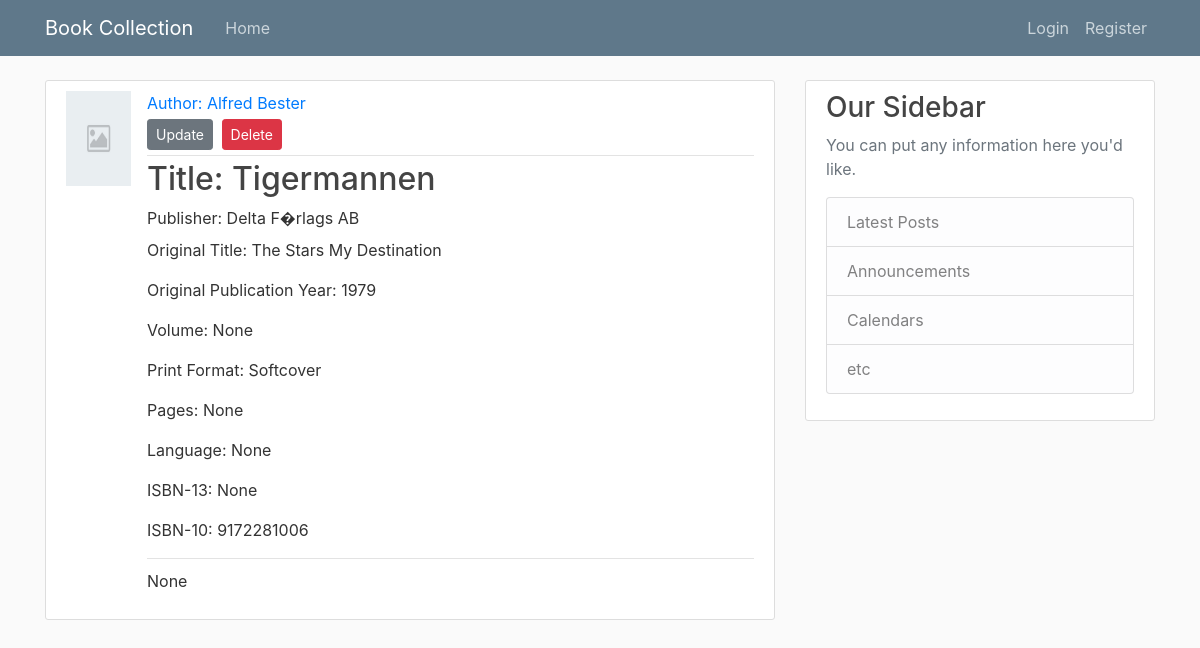
The page /book/13 on the database as committed earlier.
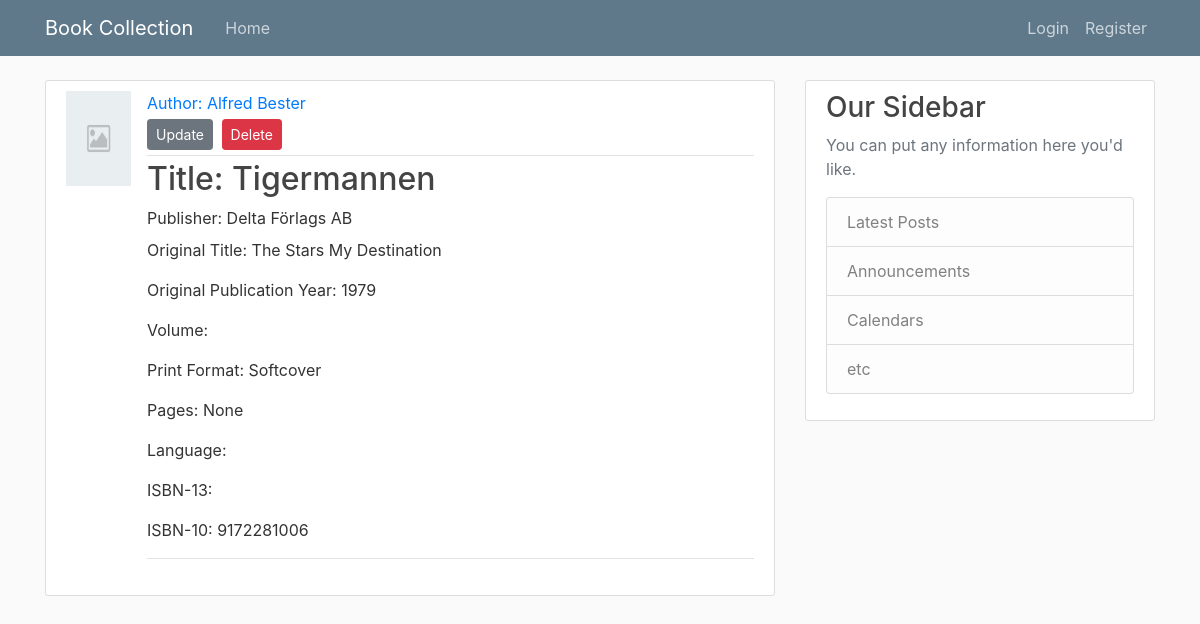
The same page on the database as committed later.
### flask_collection/models.py (models this page shows, shortened)
class Book(db.Model):
    id = db.Column(db.Integer, primary_key=True)
    author = db.Column(db.String(50), nullable=False)
    title = db.Column(db.String(50), nullable=False)
    sub_title = db.Column(db.String(50))
    org_title = db.Column(db.String(50))
    org_sub_title = db.Column(db.String(50))
    volume = db.Column(db.Integer)
    publication_date = db.Column(db.DateTime)
    org_publication_year = db.Column(db.String(4))
    print_format = db.Column(db.String(20))
    pages = db.Column(db.Integer)
    publisher = db.Column(db.String(20))
    cover = db.Column(db.String(20), default='placeholder.png')
    language = db.Column(db.String(20))
    language_iso = db.Column(db.String(2))
    isbn_13 = db.Column(db.String(13))
    isbn_10 = db.Column(db.String(10))
    description = db.Column(db.Text)

### flask_collection/books/routes.py (the view)
@books.route('/book/<book_id>')
def view_book(book_id):
    book = Book.query.get_or_404(book_id)
    return render_template('book.html', title=book.title, book=book)

### flask_collection/templates/book.html (shortened to what this page needs)
{% extends "layout.html" %}
{% block content %}
  <article class="media content-section">
    <img class="article-img" src="{{ url_for('static', filename='cover_images/' + book.cover) }}" alt="{{ book.cover }}">
    <div class="media-body">
      <div class="article-metadata">
        <a class="mr-2" href="{{ url_for('books.books_by_author', author=book.author) }}">Author: {{ book.author }}</a>
        <div>
          <a class="btn btn-secondary btn-sm mt-1 mb-1" href="{{ url_for('books.update_book', book_id=book.id) }}">Update</a>
          <button type="button" class="btn btn-danger btn-sm m-1" data-toggle="modal" data-target="#deleteModal">Delete</button>
        </div>
      </div>
      <h2 class="article-title">Title: {{ book.title }}</h2>
      <p class="article-publisher">Publisher: {{ book.publisher }}
      </p>
      {% if book.org_title %}
        <p>Original Title: {{ book.org_title }}</p>
      {% endif %}
      <p>Original Publication Year: {{ book.org_publication_year }}</p>
      <p>Volume: {{ book.volume }}</p>
      <p>Print Format: {{ book.print_format }}</p>
      <p>Pages: {{ book.pages }}</p>
      <p>Language: {{ book.language }}</p>
      <p>ISBN-13: {{ book.isbn_13 }}</p>
      <p>ISBN-10: {{ book.isbn_10 }}</p>
      <p class="article-description">{{ book.description }}</p>
    </div>
  </article>
{% endblock content %}

Rows that differ between the two databases and show on the page:
changed Book "Tigermannen": publisher "Delta F�rlags AB" → "Delta Förlags AB"; volume "None" → (not shown); language "None" → (not shown); isbn_13 "None" → (not shown); description "None" → (not shown)
